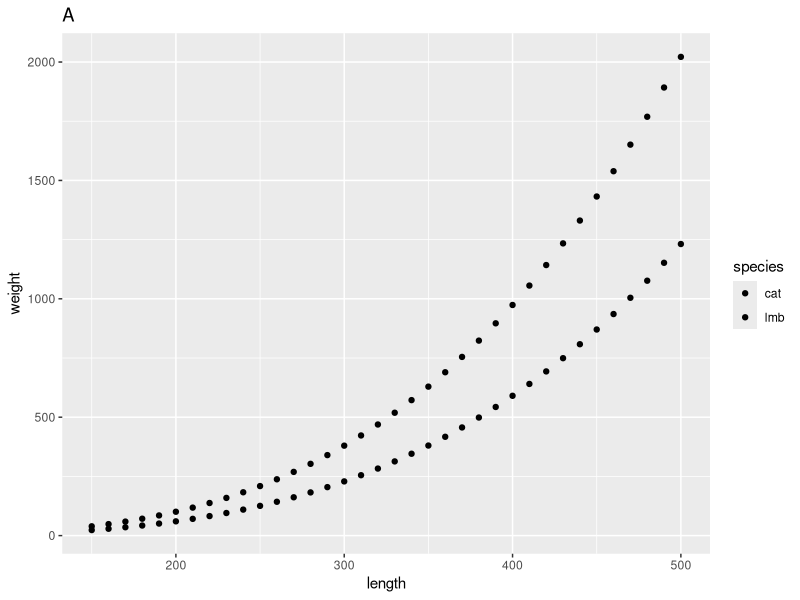
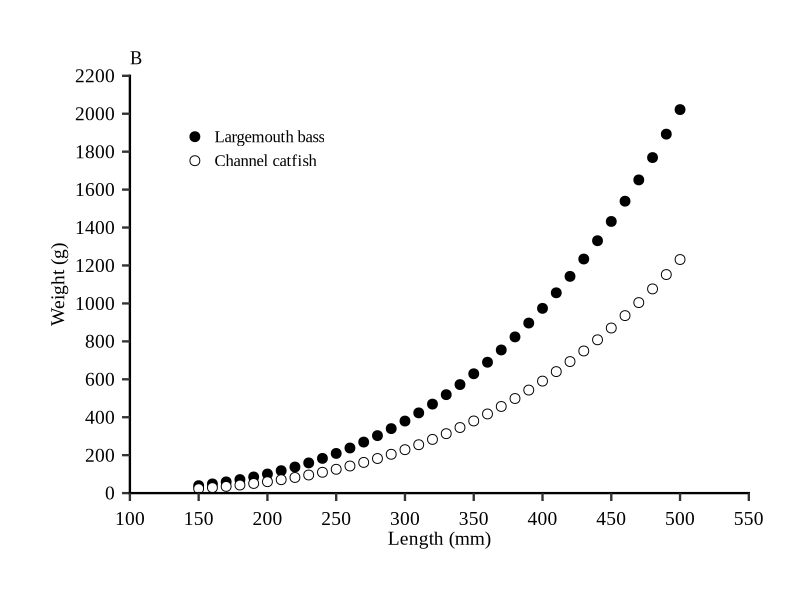
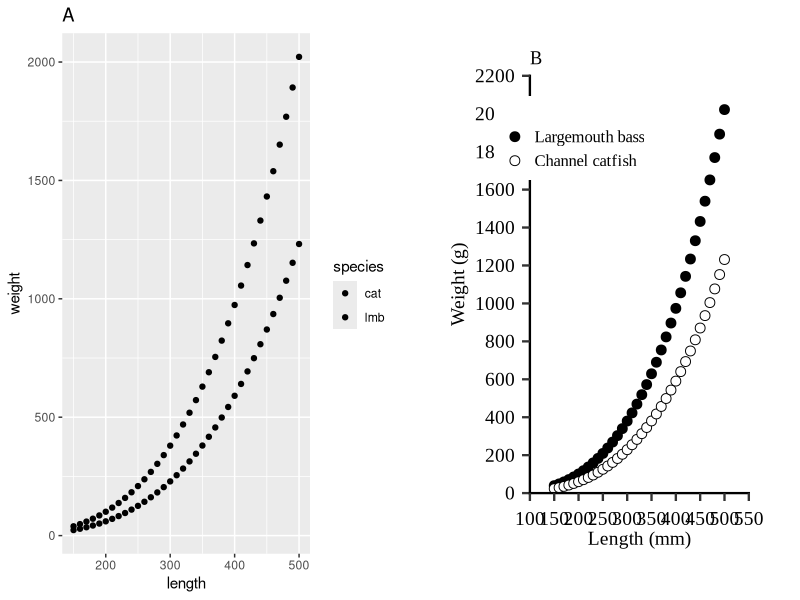

Source code (R) for these figures, in order:
#contains the ggplot2 package along with other packages
library(tidyverse) 
#package for combining figures
library(gridExtra)
#set working directory
setwd("~/Documents/Active My Files/Students/Hayley Glassic/Graphing manuscript") 

#create some data for making the figure purposes
length <- seq(from = 150, to = 500, by = 10) 
species <- c(rep("lmb", 36), rep("cat", 36))
par(mfrow=c(1,2))
a_lmb <- (-5.528) 
b_lmb <- 3.273
a_cat <- (-5.800)
b_cat <- (3.294)
weight_lmb <- 10^(a_lmb+b_lmb*log10(length))
weight_cat <- 10^(a_cat+b_cat*log10(length))
weight <- c(weight_lmb, weight_cat)
length_weight_data <- data.frame(species, length, weight)

#default ggplot figure with an annotated label
len_wt_default <- ggplot(length_weight_data, aes(x = length, y = weight, fill = species)) + 
  geom_point() +
  labs(title = "A")
len_wt_default

#ggplot figure that meets AFS style guidelines
len_wt_afs <- ggplot(length_weight_data, aes(x = length, y = weight, fill = species)) +
  #symbol shape and size you can find number definition using a google search
  geom_point(shape = 21, size = 3) + 
  #setting the limits and tick breaks for the y-axis
  scale_y_continuous (limits = c(0,2200),expand = c(0,0),breaks = seq(0,2200,200)) +
  #setting the limits and tick spacing for the x-axis
  scale_x_continuous(limits = c(100,550),expand = c(0,0),breaks = seq(100,550,50)) +
  #adjust the order of the legend, making new labels, and selecting the symbol colors
  scale_fill_manual(limits = c("lmb", "cat"), labels = c("Largemouth bass", "Channel catfish"), values = c("black", "white")) + 
  #label for the y-axis
  ylab("Weight (g)") + 
  #label for the x-axis
  xlab("Length (mm)") +  
  #add B to figure and legend title left blank here because we want a legend but no title
  labs(title = "B", fill = "") + 
  #makes the background white without grid lines
  theme_classic() + 
  #below are the theme setting that give you unlimited control of your figure and can be copied and pasted for many types of figures
  #sets the size, spacing, and color for the y-axis and x-axis titles
  theme (axis.title.y = element_text(size = 14, margin = margin(t = 0, r = 5, b = 0, l = 0), colour = "black"), 
         axis.title.x = element_text(size = 14, margin = margin(t = 5, r = 0, b = 0, l = 0), colour = "black"), 
         #sets the font type
         text = element_text(family = "Times New Roman"), 
         #positions the legend on the figure
         legend.position = c(0.2,0.85), 
         #text in legend size
         legend.text = element_text(size = 12), 
         #sets the margin for the plot
         plot.margin = unit(c(1.3, 1.3, 1.3, 1.3), "cm"), 
         #sets the size of the tick marks for y-axis
         axis.ticks.y = element_line(size = 0.8),
         #sets the size of the tick marks for x-axis
         axis.ticks.x = element_line(size = 0.8), 
         #sets the length of the tick marks
         axis.ticks.length = unit(0.2,"cm"), 
         #sets the size and location of the tick labels for the x axis
         axis.text.y = element_text(colour = "black",size = 14, angle = 0, vjust = 0.5, hjust = 1, margin = margin(t = 0, r = 5, b = 0, l = 0)), 
         #sets the size and location of the tick labels for the x axis
         axis.text.x = element_text(colour = "black",size = 14, angle = 0, vjust = 0, hjust = 0.5, margin = margin(t = 5, r = 0, b = 0, l = 0)), 
         #the axis size, color, and end shape
         axis.line = element_line(colour = "black", size = 0.8, lineend = "square")) 
len_wt_afs

#arragnes the two plots side by side
ggplot_figure <- grid.arrange(len_wt_default,len_wt_afs, ncol = 2)

#saves the plot as a .tiff as a very large file
ggsave(file = "ggplot_figure.jpeg", new, width = 30.48, height = 22.86, units = "cm", dpi=200) 









